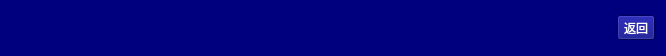
<?xml version="1.0" encoding="UTF-8"?>
<ui version="4.0">
 <class>Form</class>
 <widget class="QWidget" name="Form">
  <property name="geometry">
   <rect>
    <x>0</x>
    <y>0</y>
    <width>666</width>
    <height>56</height>
   </rect>
  </property>
  <property name="windowTitle">
   <string>Form</string>
  </property>
  <property name="styleSheet">
   <string notr="true">background-color: rgb(0, 0, 127);
font: 18pt &quot;Agency FB&quot;;
</string>
  </property>
  <layout class="QVBoxLayout" name="verticalLayout">
   <item>
    <layout class="QHBoxLayout" name="horizontalLayout">
     <item>
      <spacer name="horizontalSpacer">
       <property name="orientation">
        <enum>Qt::Horizontal</enum>
       </property>
       <property name="sizeHint" stdset="0">
        <size>
         <width>40</width>
         <height>20</height>
        </size>
       </property>
      </spacer>
     </item>
     <item>
      <widget class="QToolButton" name="pushButton_config_return">
       <property name="styleSheet">
        <string notr="true">color: rgb(255, 255, 255);</string>
       </property>
       <property name="text">
        <string>返回</string>
       </property>
      </widget>
     </item>
    </layout>
   </item>
  </layout>
 </widget>
 <resources/>
 <connections/>
</ui>
